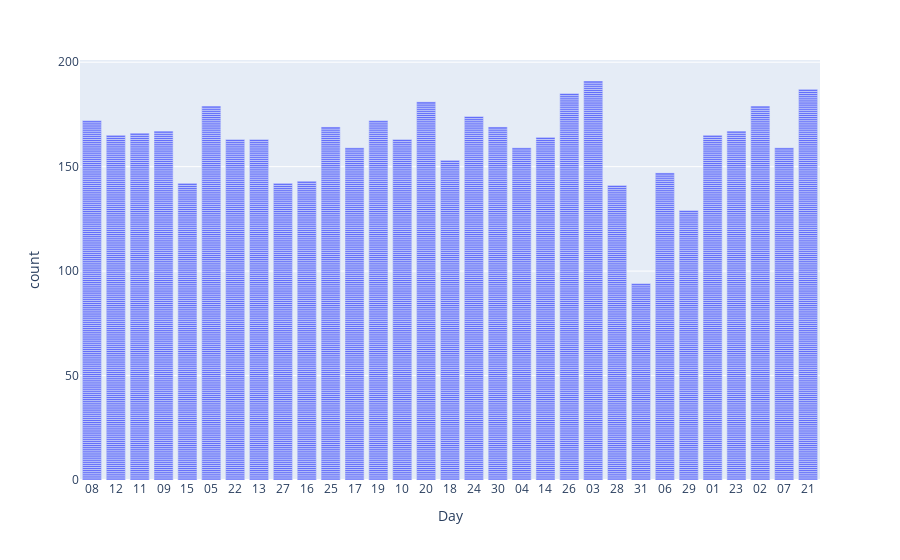

The code cell stored with this chart in its notebook:
### Code cell
px.bar(df, x='Day')

### Figure 1 — Plotly figure (JSON) as saved in the notebook; plotly's stock layout.template omitted (floating-point values rounded to 4 significant figures; data arrays with more than 128 entries replaced by an {"elided": "..."} marker saying what was removed)
{"data": [{"alignmentgroup": "True", "hovertemplate": "Day=%{x}<br>count=%{y}<extra></extra>", "legendgroup": "", "marker": {"color": "#636efa", "pattern": {"shape": ""}}, "name": "", "offsetgroup": "", "orientation": "v", "showlegend": false, "textposition": "auto", "type": "bar", "x": {"elided": "5009 str values"}, "xaxis": "x", "y": {"elided": "5009 int values"}, "yaxis": "y"}], "layout": {"barmode": "relative", "legend": {"tracegroupgap": 0}, "margin": {"t": 60}, "xaxis": {"anchor": "y", "domain": [0, 1], "title": {"text": "Day"}}, "yaxis": {"anchor": "x", "domain": [0, 1], "title": {"text": "count"}}}}
